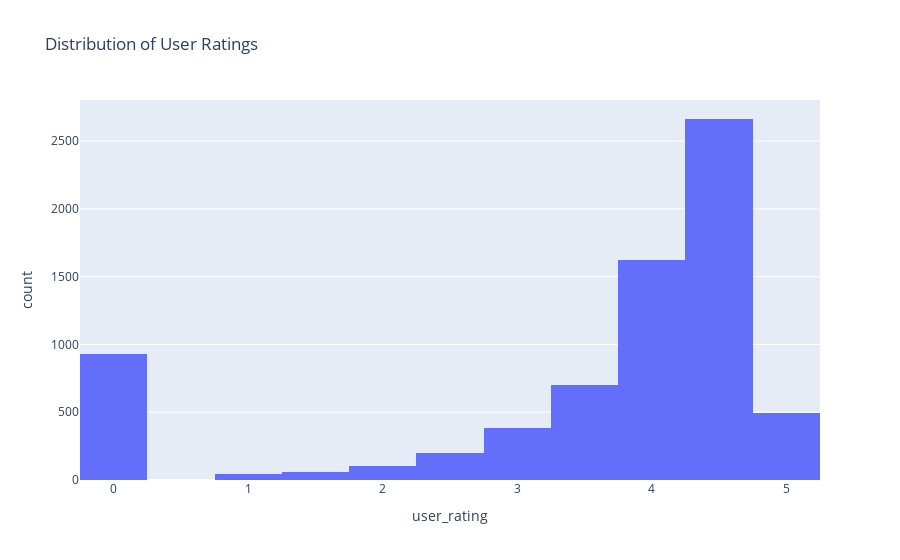
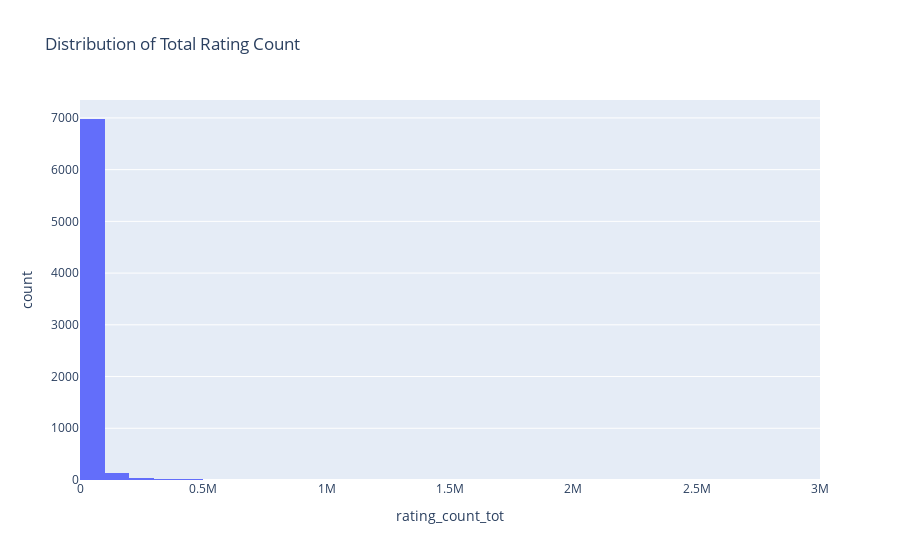
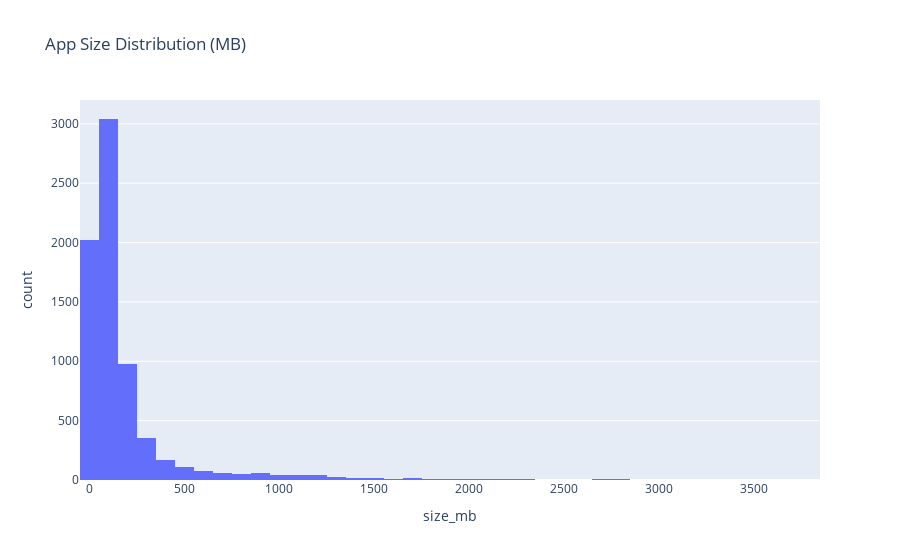
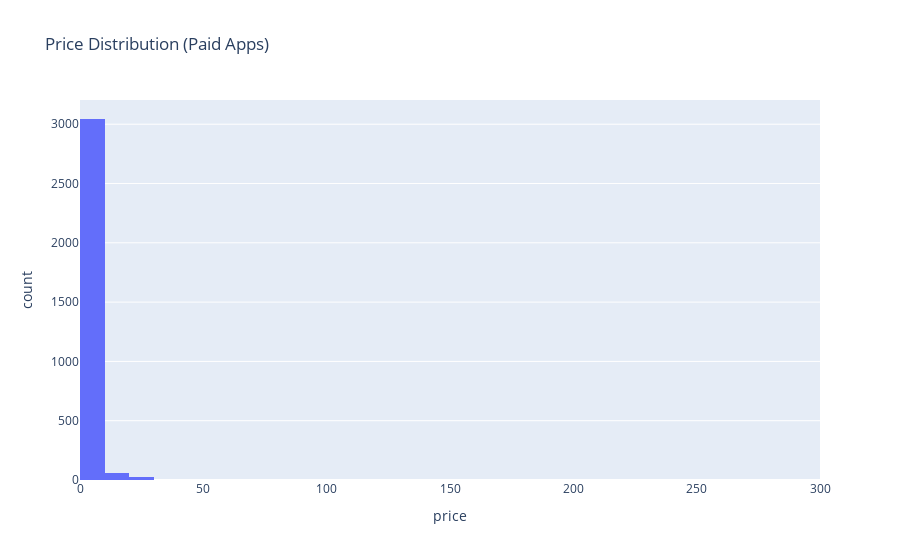

Notebook code for these charts, in order:
### Code cell
# -------------------------
# NUMERICAL VARIABLES
# -------------------------

# 4 User Rating Distribution (Histogram)

fig = px.histogram(
    df,
    x='user_rating',
    nbins=20,
    title='Distribution of User Ratings'
)

fig.show()


# 5 Total Rating Count Distribution (Histogram)

fig = px.histogram(
    df,
    x='rating_count_tot',
    nbins=50,
    title='Distribution of Total Rating Count'
)

fig.show()


# 6 App Size Distribution (MB)

fig = px.histogram(
    df,
    x='size_mb',
    nbins=50,
    title='App Size Distribution (MB)'
)

fig.show()


# 7 Price Distribution (Paid Apps Only)

paid_apps = df[df['price'] > 0]

fig = px.histogram(
    paid_apps,
    x='price',
    nbins=30,
    title='Price Distribution (Paid Apps)'
)

fig.show()


# 8 Language Support Distribution

fig = px.histogram(
    df,
    x='lang.num',
    nbins=20,
    title='Distribution of Supported Languages'
)

fig.show()

### Figure 1 — Plotly figure (JSON) as saved in the notebook; plotly's stock layout.template omitted (floating-point values rounded to 4 significant figures; data arrays with more than 128 entries replaced by an {"elided": "..."} marker saying what was removed)
{"data": [{"bingroup": "x", "hovertemplate": "user_rating=%{x}<br>count=%{y}<extra></extra>", "legendgroup": "", "marker": {"color": "#636efa", "pattern": {"shape": ""}}, "name": "", "nbinsx": 20, "orientation": "v", "showlegend": false, "type": "histogram", "x": {"elided": "7197 float values"}, "xaxis": "x", "yaxis": "y"}], "layout": {"barmode": "relative", "legend": {"tracegroupgap": 0}, "title": {"text": "Distribution of User Ratings"}, "xaxis": {"anchor": "y", "domain": [0, 1], "title": {"text": "user_rating"}}, "yaxis": {"anchor": "x", "domain": [0, 1], "title": {"text": "count"}}}}

### Figure 2 — Plotly figure (JSON) as saved in the notebook; plotly's stock layout.template omitted (floating-point values rounded to 4 significant figures; data arrays with more than 128 entries replaced by an {"elided": "..."} marker saying what was removed)
{"data": [{"bingroup": "x", "hovertemplate": "rating_count_tot=%{x}<br>count=%{y}<extra></extra>", "legendgroup": "", "marker": {"color": "#636efa", "pattern": {"shape": ""}}, "name": "", "nbinsx": 50, "orientation": "v", "showlegend": false, "type": "histogram", "x": {"elided": "7197 int values"}, "xaxis": "x", "yaxis": "y"}], "layout": {"barmode": "relative", "legend": {"tracegroupgap": 0}, "title": {"text": "Distribution of Total Rating Count"}, "xaxis": {"anchor": "y", "domain": [0, 1], "title": {"text": "rating_count_tot"}}, "yaxis": {"anchor": "x", "domain": [0, 1], "title": {"text": "count"}}}}

### Figure 3 — Plotly figure (JSON) as saved in the notebook; plotly's stock layout.template omitted (floating-point values rounded to 4 significant figures; data arrays with more than 128 entries replaced by an {"elided": "..."} marker saying what was removed)
{"data": [{"bingroup": "x", "hovertemplate": "size_mb=%{x}<br>count=%{y}<extra></extra>", "legendgroup": "", "marker": {"color": "#636efa", "pattern": {"shape": ""}}, "name": "", "nbinsx": 50, "orientation": "v", "showlegend": false, "type": "histogram", "x": {"elided": "7197 float values"}, "xaxis": "x", "yaxis": "y"}], "layout": {"barmode": "relative", "legend": {"tracegroupgap": 0}, "title": {"text": "App Size Distribution (MB)"}, "xaxis": {"anchor": "y", "domain": [0, 1], "title": {"text": "size_mb"}}, "yaxis": {"anchor": "x", "domain": [0, 1], "title": {"text": "count"}}}}

### Figure 4 — Plotly figure (JSON) as saved in the notebook; plotly's stock layout.template omitted (floating-point values rounded to 4 significant figures; data arrays with more than 128 entries replaced by an {"elided": "..."} marker saying what was removed)
{"data": [{"bingroup": "x", "hovertemplate": "price=%{x}<br>count=%{y}<extra></extra>", "legendgroup": "", "marker": {"color": "#636efa", "pattern": {"shape": ""}}, "name": "", "nbinsx": 30, "orientation": "v", "showlegend": false, "type": "histogram", "x": {"elided": "3141 float values"}, "xaxis": "x", "yaxis": "y"}], "layout": {"barmode": "relative", "legend": {"tracegroupgap": 0}, "title": {"text": "Price Distribution (Paid Apps)"}, "xaxis": {"anchor": "y", "domain": [0, 1], "title": {"text": "price"}}, "yaxis": {"anchor": "x", "domain": [0, 1], "title": {"text": "count"}}}}
